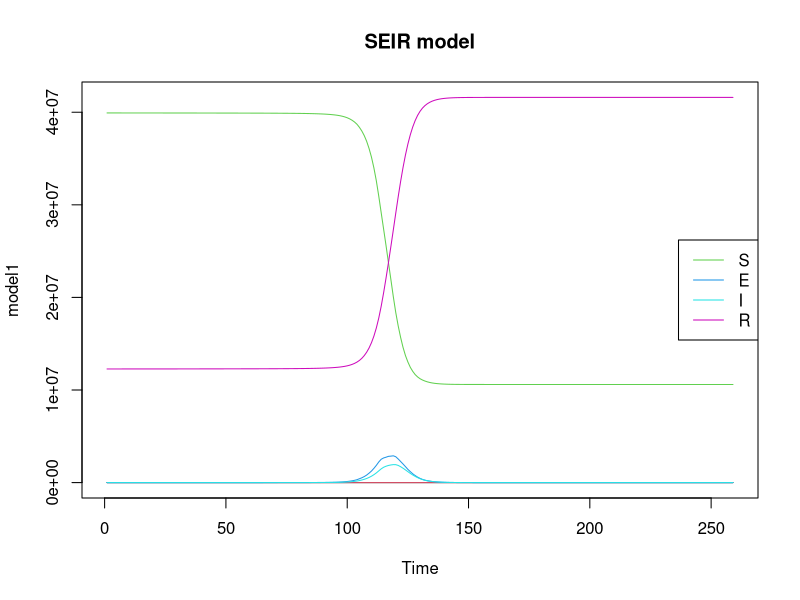
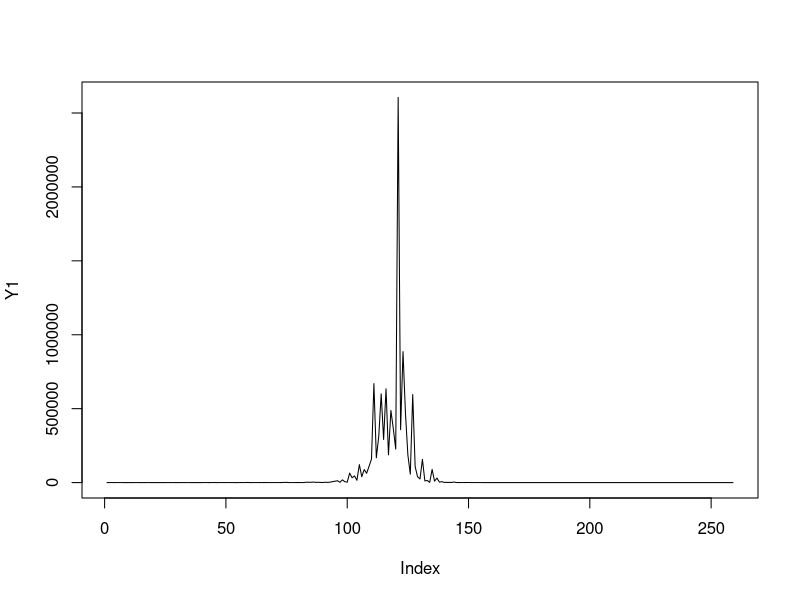

Reproduce these figures in R, in order.
rm(list=ls())
require(deSolve)
times <- 1:259
N=52196381
sigma <- runif(1, min = 0, max = 1)
## first, simulate a set of random deviates
e <- rnorm(n = length(times) - 1, sd = sqrt(0.01))
## now compute their cumulative sum
e <- c(0, cumsum(e))

beta<- exp(sigma*e)
write.csv(beta,"simulatebeta.csv")


# H1N1 <- function(time, current_state, params){
# 
#   with(as.list(c(current_state, params)),{
#     for(t in 1:times){
#     N <- S+E+I+R
#     dS <- -(beta[t]*S*I)/N
#     dE <- (beta[t]*S*I)/N - E/k
#     dI <- E/k - I/gamma
#     dR <- I/gamma
#    }
#     return(list(c(dS, dE, dI, dR)))
#   })
# }
H1N1 <- function(time, current_state, params){
  
  with(as.list(c(current_state, params)),{
    
      N <- S+E+I+R
      dt <- 1
      dS <- -beta[t]*S*I/N
      dE <- beta[t]*S*I/N - E/k
      dI <- E/k - I/gamma
      dR <- I/gamma
    
    return(list(c(dt, dS, dE, dI, dR)))
  })
}


params <- c(k=1.59, gamma=1.08)

library('truncnorm')
R0 <- rtruncnorm(1, a=0, b=1, mean = 0.15, sd = 0.15)
E0 <-runif(1,-16, -9)
I0 <-runif(1,-16, -9)
#x <-runif(1, -5,2)
S <- N
R <- R0*S
S <- S - R

E <- exp(E0 + log(S))
S <- S - E
I <- exp(I0 + log(S))
S <- S - I


initial_state<- c(t=1, S=S, E=E, I=I, R=R)
#initial_state <- c(t=1,S=52196380, E=1, I=0, R=0)
model1 <- ode(initial_state, times, H1N1, params)

summary(model1)

matplot(model1, type="l", lty=1, main="SEIR model", xlab="Time")
legend <- colnames(model1)[3:6]
legend("right", legend=legend, col=3:6, lty = 1)

Z1 <-model1[,4]/1.59

tau1 <- 0.8#runif(1,0,1)
Y1 <-vector(length = 259)
for (i in 1:259){
  #Y1[i]<- rlnorm(1,log(Z1[i,]/5),tau1)
  Y1[i]<- rlnorm(1,log(Z1[i]/5),tau1)
}
plot(Y1,type='l')
write.csv(Y1,"simY11.csv")
write.csv(model1,"simulatestates1.csv")
